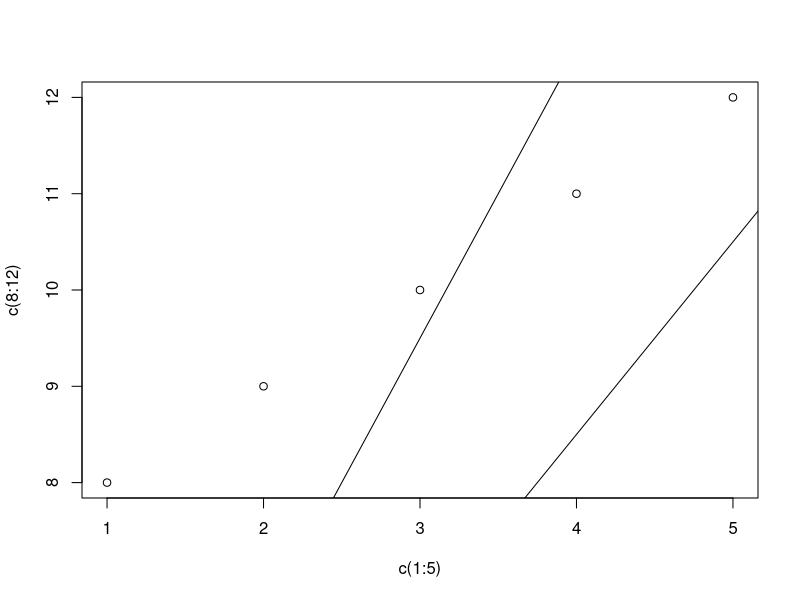

The R source for this figure:
## ---- chunk 1
knitr::opts_chunk$set(echo = TRUE)
## ---- chunk 2
plot(x = c(1:5), y = c(8:12))
abline(a = 0.5, b = 2)
abline(a = 0.5, b = 3)
